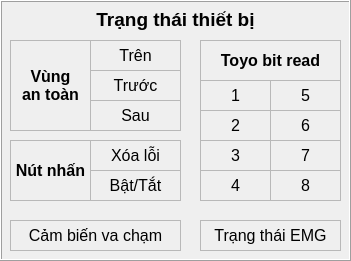
    <widget class="QFrame" name="frame_2">
     <property name="geometry">
      <rect>
       <x>0</x>
       <y>0</y>
       <width>351</width>
       <height>261</height>
      </rect>
     </property>
     <property name="autoFillBackground">
      <bool>true</bool>
     </property>
     <property name="frameShape">
      <enum>QFrame::Box</enum>
     </property>
     <property name="frameShadow">
      <enum>QFrame::Raised</enum>
     </property>
     <widget class="QLabel" name="lbc_blsock">
      <property name="geometry">
       <rect>
        <x>10</x>
        <y>220</y>
        <width>171</width>
        <height>31</height>
       </rect>
      </property>
      <property name="font">
       <font>
        <pointsize>12</pointsize>
       </font>
      </property>
      <property name="autoFillBackground">
       <bool>false</bool>
      </property>
      <property name="frameShape">
       <enum>QFrame::StyledPanel</enum>
      </property>
      <property name="lineWidth">
       <number>1</number>
      </property>
      <property name="midLineWidth">
       <number>0</number>
      </property>
      <property name="text">
       <string>Cảm biến va chạm</string>
      </property>
      <property name="scaledContents">
       <bool>false</bool>
      </property>
      <property name="alignment">
       <set>Qt::AlignCenter</set>
      </property>
      <property name="wordWrap">
       <bool>false</bool>
      </property>
      <property name="openExternalLinks">
       <bool>false</bool>
      </property>
     </widget>
     <widget class="QLabel" name="lbc_toyo_7">
      <property name="geometry">
       <rect>
        <x>270</x>
        <y>170</y>
        <width>71</width>
        <height>31</height>
       </rect>
      </property>
      <property name="font">
       <font>
        <pointsize>12</pointsize>
       </font>
      </property>
      <property name="autoFillBackground">
       <bool>false</bool>
      </property>
      <property name="frameShape">
       <enum>QFrame::StyledPanel</enum>
      </property>
      <property name="lineWidth">
       <number>1</number>
      </property>
      <property name="midLineWidth">
       <number>0</number>
      </property>
      <property name="text">
       <string>8</string>
      </property>
      <property name="scaledContents">
       <bool>false</bool>
      </property>
      <property name="alignment">
       <set>Qt::AlignCenter</set>
      </property>
      <property name="wordWrap">
       <bool>false</bool>
      </property>
      <property name="openExternalLinks">
       <bool>false</bool>
      </property>
     </widget>
     <widget class="QLabel" name="lbc_safety_behind">
      <property name="geometry">
       <rect>
        <x>90</x>
        <y>100</y>
        <width>91</width>
        <height>31</height>
       </rect>
      </property>
      <property name="font">
       <font>
        <pointsize>12</pointsize>
       </font>
      </property>
      <property name="autoFillBackground">
       <bool>false</bool>
      </property>
      <property name="frameShape">
       <enum>QFrame::StyledPanel</enum>
      </property>
      <property name="lineWidth">
       <number>1</number>
      </property>
      <property name="midLineWidth">
       <number>0</number>
      </property>
      <property name="text">
       <string>Sau</string>
      </property>
      <property name="scaledContents">
       <bool>false</bool>
      </property>
      <property name="alignment">
       <set>Qt::AlignCenter</set>
      </property>
      <property name="wordWrap">
       <bool>false</bool>
      </property>
      <property name="openExternalLinks">
       <bool>false</bool>
      </property>
     </widget>
     <widget class="QLabel" name="lbc_toyo_2">
      <property name="geometry">
       <rect>
        <x>200</x>
        <y>140</y>
        <width>71</width>
        <height>31</height>
       </rect>
      </property>
      <property name="font">
       <font>
        <pointsize>12</pointsize>
       </font>
      </property>
      <property name="autoFillBackground">
       <bool>false</bool>
      </property>
      <property name="frameShape">
       <enum>QFrame::StyledPanel</enum>
      </property>
      <property name="lineWidth">
       <number>1</number>
      </property>
      <property name="midLineWidth">
       <number>0</number>
      </property>
      <property name="text">
       <string>3</string>
      </property>
      <property name="scaledContents">
       <bool>false</bool>
      </property>
      <property name="alignment">
       <set>Qt::AlignCenter</set>
      </property>
      <property name="wordWrap">
       <bool>false</bool>
      </property>
      <property name="openExternalLinks">
       <bool>false</bool>
      </property>
     </widget>
     <widget class="QLabel" name="lbc_toyo_3">
      <property name="geometry">
       <rect>
        <x>200</x>
        <y>170</y>
        <width>71</width>
        <height>31</height>
       </rect>
      </property>
      <property name="font">
       <font>
        <pointsize>12</pointsize>
       </font>
      </property>
      <property name="autoFillBackground">
       <bool>false</bool>
      </property>
      <property name="frameShape">
       <enum>QFrame::StyledPanel</enum>
      </property>
      <property name="lineWidth">
       <number>1</number>
      </property>
      <property name="midLineWidth">
       <number>0</number>
      </property>
      <property name="text">
       <string>4</string>
      </property>
      <property name="scaledContents">
       <bool>false</bool>
      </property>
      <property name="alignment">
       <set>Qt::AlignCenter</set>
      </property>
      <property name="wordWrap">
       <bool>false</bool>
      </property>
      <property name="openExternalLinks">
       <bool>false</bool>
      </property>
     </widget>
     <widget class="QLabel" name="lb_toyo">
      <property name="geometry">
       <rect>
        <x>200</x>
        <y>40</y>
        <width>141</width>
        <height>41</height>
       </rect>
      </property>
      <property name="font">
       <font>
        <pointsize>12</pointsize>
        <weight>75</weight>
        <bold>true</bold>
       </font>
      </property>
      <property name="autoFillBackground">
       <bool>false</bool>
      </property>
      <property name="frameShape">
       <enum>QFrame::StyledPanel</enum>
      </property>
      <property name="lineWidth">
       <number>1</number>
      </property>
      <property name="midLineWidth">
       <number>0</number>
      </property>
      <property name="text">
       <string>Toyo bit read</string>
      </property>
      <property name="scaledContents">
       <bool>false</bool>
      </property>
      <property name="alignment">
       <set>Qt::AlignCenter</set>
      </property>
      <property name="wordWrap">
       <bool>false</bool>
      </property>
      <property name="openExternalLinks">
       <bool>false</bool>
      </property>
     </widget>
     <widget class="QLabel" name="lbc_button_clearError">
      <property name="geometry">
       <rect>
        <x>90</x>
        <y>140</y>
        <width>91</width>
        <height>31</height>
       </rect>
      </property>
      <property name="font">
       <font>
        <pointsize>12</pointsize>
       </font>
      </property>
      <property name="autoFillBackground">
       <bool>false</bool>
      </property>
      <property name="frameShape">
       <enum>QFrame::StyledPanel</enum>
      </property>
      <property name="lineWidth">
       <number>1</number>
      </property>
      <property name="midLineWidth">
       <number>0</number>
      </property>
      <property name="text">
       <string>Xóa lỗi</string>
      </property>
      <property name="scaledContents">
       <bool>false</bool>
      </property>
      <property name="alignment">
       <set>Qt::AlignCenter</set>
      </property>
      <property name="wordWrap">
       <bool>false</bool>
      </property>
      <property name="openExternalLinks">
       <bool>false</bool>
      </property>
     </widget>
     <widget class="QLabel" name="lbc_safety_up">
      <property name="geometry">
       <rect>
        <x>90</x>
        <y>40</y>
        <width>91</width>
        <height>31</height>
       </rect>
      </property>
      <property name="font">
       <font>
        <pointsize>12</pointsize>
       </font>
      </property>
      <property name="autoFillBackground">
       <bool>false</bool>
      </property>
      <property name="frameShape">
       <enum>QFrame::StyledPanel</enum>
      </property>
      <property name="lineWidth">
       <number>1</number>
      </property>
      <property name="midLineWidth">
       <number>0</number>
      </property>
      <property name="text">
       <string>Trên</string>
      </property>
      <property name="scaledContents">
       <bool>false</bool>
      </property>
      <property name="alignment">
       <set>Qt::AlignCenter</set>
      </property>
      <property name="wordWrap">
       <bool>false</bool>
      </property>
      <property name="openExternalLinks">
       <bool>false</bool>
      </property>
     </widget>
     <widget class="QLabel" name="lb_button">
      <property name="geometry">
       <rect>
        <x>10</x>
        <y>140</y>
        <width>81</width>
        <height>61</height>
       </rect>
      </property>
      <property name="font">
       <font>
        <pointsize>12</pointsize>
        <weight>75</weight>
        <bold>true</bold>
       </font>
      </property>
      <property name="autoFillBackground">
       <bool>false</bool>
      </property>
      <property name="frameShape">
       <enum>QFrame::StyledPanel</enum>
      </property>
      <property name="lineWidth">
       <number>1</number>
      </property>
      <property name="midLineWidth">
       <number>0</number>
      </property>
      <property name="text">
       <string>Nút nhấn</string>
      </property>
      <property name="scaledContents">
       <bool>false</bool>
      </property>
      <property name="alignment">
       <set>Qt::AlignCenter</set>
      </property>
      <property name="wordWrap">
       <bool>false</bool>
      </property>
      <property name="openExternalLinks">
       <bool>false</bool>
      </property>
     </widget>
     <widget class="QLabel" name="lbc_emg">
      <property name="geometry">
       <rect>
        <x>200</x>
        <y>220</y>
        <width>141</width>
        <height>31</height>
       </rect>
      </property>
      <property name="font">
       <font>
        <pointsize>12</pointsize>
       </font>
      </property>
      <property name="autoFillBackground">
       <bool>false</bool>
      </property>
      <property name="frameShape">
       <enum>QFrame::StyledPanel</enum>
      </property>
      <property name="lineWidth">
       <number>1</number>
      </property>
      <property name="midLineWidth">
       <number>0</number>
      </property>
      <property name="text">
       <string>Trạng thái EMG</string>
      </property>
      <property name="scaledContents">
       <bool>false</bool>
      </property>
      <property name="alignment">
       <set>Qt::AlignCenter</set>
      </property>
      <property name="wordWrap">
       <bool>false</bool>
      </property>
      <property name="openExternalLinks">
       <bool>false</bool>
      </property>
     </widget>
     <widget class="QLabel" name="lb_device">
      <property name="geometry">
       <rect>
        <x>70</x>
        <y>4</y>
        <width>211</width>
        <height>31</height>
       </rect>
      </property>
      <property name="font">
       <font>
        <pointsize>14</pointsize>
        <weight>75</weight>
        <bold>true</bold>
       </font>
      </property>
      <property name="autoFillBackground">
       <bool>false</bool>
      </property>
      <property name="frameShape">
       <enum>QFrame::NoFrame</enum>
      </property>
      <property name="lineWidth">
       <number>1</number>
      </property>
      <property name="midLineWidth">
       <number>0</number>
      </property>
      <property name="text">
       <string>Trạng thái thiết bị</string>
      </property>
      <property name="scaledContents">
       <bool>false</bool>
      </property>
      <property name="alignment">
       <set>Qt::AlignCenter</set>
      </property>
      <property name="wordWrap">
       <bool>false</bool>
      </property>
      <property name="openExternalLinks">
       <bool>false</bool>
      </property>
     </widget>
     <widget class="QLabel" name="lbc_toyo_1">
      <property name="geometry">
       <rect>
        <x>200</x>
        <y>110</y>
        <width>71</width>
        <height>31</height>
       </rect>
      </property>
      <property name="font">
       <font>
        <pointsize>12</pointsize>
       </font>
      </property>
      <property name="autoFillBackground">
       <bool>false</bool>
      </property>
      <property name="frameShape">
       <enum>QFrame::StyledPanel</enum>
      </property>
      <property name="lineWidth">
       <number>1</number>
      </property>
      <property name="midLineWidth">
       <number>0</number>
      </property>
      <property name="text">
       <string>2</string>
      </property>
      <property name="scaledContents">
       <bool>false</bool>
      </property>
      <property name="alignment">
       <set>Qt::AlignCenter</set>
      </property>
      <property name="wordWrap">
       <bool>false</bool>
      </property>
      <property name="openExternalLinks">
       <bool>false</bool>
      </property>
     </widget>
     <widget class="QLabel" name="lbc_toyo_0">
      <property name="geometry">
       <rect>
        <x>200</x>
        <y>80</y>
        <width>71</width>
        <height>31</height>
       </rect>
      </property>
      <property name="font">
       <font>
        <pointsize>12</pointsize>
       </font>
      </property>
      <property name="autoFillBackground">
       <bool>false</bool>
      </property>
      <property name="frameShape">
       <enum>QFrame::StyledPanel</enum>
      </property>
      <property name="lineWidth">
       <number>1</number>
      </property>
      <property name="midLineWidth">
       <number>0</number>
      </property>
      <property name="text">
       <string>1</string>
      </property>
      <property name="scaledContents">
       <bool>false</bool>
      </property>
      <property name="alignment">
       <set>Qt::AlignCenter</set>
      </property>
      <property name="wordWrap">
       <bool>false</bool>
      </property>
      <property name="openExternalLinks">
       <bool>false</bool>
      </property>
     </widget>
     <widget class="QLabel" name="lb_safety">
      <property name="geometry">
       <rect>
        <x>10</x>
        <y>40</y>
        <width>81</width>
        <height>91</height>
       </rect>
      </property>
      <property name="font">
       <font>
        <pointsize>12</pointsize>
        <weight>75</weight>
        <bold>true</bold>
       </font>
      </property>
      <property name="autoFillBackground">
       <bool>false</bool>
      </property>
      <property name="frameShape">
       <enum>QFrame::StyledPanel</enum>
      </property>
      <property name="lineWidth">
       <number>1</number>
      </property>
      <property name="midLineWidth">
       <number>0</number>
      </property>
      <property name="text">
       <string>Vùng
an toàn</string>
      </property>
      <property name="scaledContents">
       <bool>false</bool>
      </property>
      <property name="alignment">
       <set>Qt::AlignCenter</set>
      </property>
      <property name="wordWrap">
       <bool>false</bool>
      </property>
      <property name="openExternalLinks">
       <bool>false</bool>
      </property>
     </widget>
     <widget class="QLabel" name="lbc_toyo_4">
      <property name="geometry">
       <rect>
        <x>270</x>
        <y>80</y>
        <width>71</width>
        <height>31</height>
       </rect>
      </property>
      <property name="font">
       <font>
        <pointsize>12</pointsize>
       </font>
      </property>
      <property name="autoFillBackground">
       <bool>false</bool>
      </property>
      <property name="frameShape">
       <enum>QFrame::StyledPanel</enum>
      </property>
      <property name="lineWidth">
       <number>1</number>
      </property>
      <property name="midLineWidth">
       <number>0</number>
      </property>
      <property name="text">
       <string>5</string>
      </property>
      <property name="scaledContents">
       <bool>false</bool>
      </property>
      <property name="alignment">
       <set>Qt::AlignCenter</set>
      </property>
      <property name="wordWrap">
       <bool>false</bool>
      </property>
      <property name="openExternalLinks">
       <bool>false</bool>
      </property>
     </widget>
     <widget class="QLabel" name="lbc_toyo_5">
      <property name="geometry">
       <rect>
        <x>270</x>
        <y>110</y>
        <width>71</width>
        <height>31</height>
       </rect>
      </property>
      <property name="font">
       <font>
        <pointsize>12</pointsize>
       </font>
      </property>
      <property name="autoFillBackground">
       <bool>false</bool>
      </property>
      <property name="frameShape">
       <enum>QFrame::StyledPanel</enum>
      </property>
      <property name="lineWidth">
       <number>1</number>
      </property>
      <property name="midLineWidth">
       <number>0</number>
      </property>
      <property name="text">
       <string>6</string>
      </property>
      <property name="scaledContents">
       <bool>false</bool>
      </property>
      <property name="alignment">
       <set>Qt::AlignCenter</set>
      </property>
      <property name="wordWrap">
       <bool>false</bool>
      </property>
      <property name="openExternalLinks">
       <bool>false</bool>
      </property>
     </widget>
     <widget class="QLabel" name="lbc_button_power">
      <property name="geometry">
       <rect>
        <x>90</x>
        <y>170</y>
        <width>91</width>
        <height>31</height>
       </rect>
      </property>
      <property name="font">
       <font>
        <pointsize>12</pointsize>
       </font>
      </property>
      <property name="autoFillBackground">
       <bool>false</bool>
      </property>
      <property name="frameShape">
       <enum>QFrame::StyledPanel</enum>
      </property>
      <property name="lineWidth">
       <number>1</number>
      </property>
      <property name="midLineWidth">
       <number>0</number>
      </property>
      <property name="text">
       <string>Bật/Tắt</string>
      </property>
      <property name="scaledContents">
       <bool>false</bool>
      </property>
      <property name="alignment">
       <set>Qt::AlignCenter</set>
      </property>
      <property name="wordWrap">
       <bool>false</bool>
      </property>
      <property name="openExternalLinks">
       <bool>false</bool>
      </property>
     </widget>
     <widget class="QLabel" name="lbc_safety_ahead">
      <property name="geometry">
       <rect>
        <x>90</x>
        <y>70</y>
        <width>91</width>
        <height>31</height>
       </rect>
      </property>
      <property name="font">
       <font>
        <pointsize>12</pointsize>
       </font>
      </property>
      <property name="autoFillBackground">
       <bool>false</bool>
      </property>
      <property name="frameShape">
       <enum>QFrame::StyledPanel</enum>
      </property>
      <property name="lineWidth">
       <number>1</number>
      </property>
      <property name="midLineWidth">
       <number>0</number>
      </property>
      <property name="text">
       <string>Trước</string>
      </property>
      <property name="scaledContents">
       <bool>false</bool>
      </property>
      <property name="alignment">
       <set>Qt::AlignCenter</set>
      </property>
      <property name="wordWrap">
       <bool>false</bool>
      </property>
      <property name="openExternalLinks">
       <bool>false</bool>
      </property>
     </widget>
     <widget class="QLabel" name="lbc_toyo_6">
      <property name="geometry">
       <rect>
        <x>270</x>
        <y>140</y>
        <width>71</width>
        <height>31</height>
       </rect>
      </property>
      <property name="font">
       <font>
        <pointsize>12</pointsize>
       </font>
      </property>
      <property name="autoFillBackground">
       <bool>false</bool>
      </property>
      <property name="frameShape">
       <enum>QFrame::StyledPanel</enum>
      </property>
      <property name="lineWidth">
       <number>1</number>
      </property>
      <property name="midLineWidth">
       <number>0</number>
      </property>
      <property name="text">
       <string>7</string>
      </property>
      <property name="scaledContents">
       <bool>false</bool>
      </property>
      <property name="alignment">
       <set>Qt::AlignCenter</set>
      </property>
      <property name="wordWrap">
       <bool>false</bool>
      </property>
      <property name="openExternalLinks">
       <bool>false</bool>
      </property>
     </widget>
    </widget>
